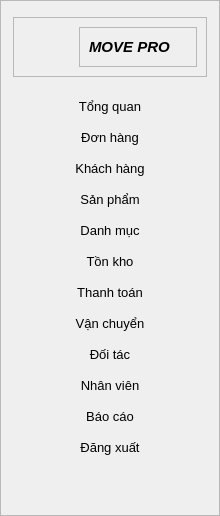
     <widget class="QFrame" name="khungSidebar">
      <property name="minimumSize">
       <size>
        <width>220</width>
        <height>0</height>
       </size>
      </property>
      <property name="maximumSize">
       <size>
        <width>220</width>
        <height>16777215</height>
       </size>
      </property>
      <property name="font">
       <font>
        <pointsize>10</pointsize>
       </font>
      </property>
      <property name="frameShape">
       <enum>QFrame::StyledPanel</enum>
      </property>
      <property name="frameShadow">
       <enum>QFrame::Raised</enum>
      </property>
      <layout class="QVBoxLayout" name="verticalLayout_sidebar">
       <property name="spacing">
        <number>8</number>
       </property>
       <property name="leftMargin">
        <number>12</number>
       </property>
       <property name="topMargin">
        <number>16</number>
       </property>
       <property name="rightMargin">
        <number>12</number>
       </property>
       <property name="bottomMargin">
        <number>16</number>
       </property>
       <item>
        <widget class="QFrame" name="khungFrame">
         <property name="minimumSize">
          <size>
           <width>20</width>
           <height>40</height>
          </size>
         </property>
         <property name="frameShape">
          <enum>QFrame::StyledPanel</enum>
         </property>
         <property name="frameShadow">
          <enum>QFrame::Raised</enum>
         </property>
         <layout class="QHBoxLayout" name="horizontalLayout_2">
          <item>
           <widget class="QLabel" name="label_2">
            <property name="maximumSize">
             <size>
              <width>50</width>
              <height>50</height>
             </size>
            </property>
            <property name="text">
             <string/>
            </property>
            <property name="pixmap">
             <pixmap>../resources/icons/dolly-flatbed-alt.png</pixmap>
            </property>
            <property name="scaledContents">
             <bool>true</bool>
            </property>
           </widget>
          </item>
          <item>
           <widget class="QFrame" name="khungFrame_2">
            <property name="minimumSize">
             <size>
              <width>20</width>
              <height>40</height>
             </size>
            </property>
            <property name="frameShape">
             <enum>QFrame::StyledPanel</enum>
            </property>
            <property name="frameShadow">
             <enum>QFrame::Raised</enum>
            </property>
            <widget class="QLabel" name="label_4">
             <property name="geometry">
              <rect>
               <x>10</x>
               <y>10</y>
               <width>101</width>
               <height>21</height>
              </rect>
             </property>
             <property name="text">
              <string>&lt;html&gt;&lt;head/&gt;&lt;body&gt;&lt;p&gt;&lt;span style=&quot; font-size:11pt; font-weight:600; font-style:italic;&quot;&gt;MOVE PRO&lt;/span&gt;&lt;/p&gt;&lt;/body&gt;&lt;/html&gt;</string>
             </property>
             <property name="scaledContents">
              <bool>false</bool>
             </property>
            </widget>
           </widget>
          </item>
         </layout>
        </widget>
       </item>
       <item>
        <spacer name="verticalSpacer_2">
         <property name="orientation">
          <enum>Qt::Vertical</enum>
         </property>
         <property name="sizeType">
          <enum>QSizePolicy::Minimum</enum>
         </property>
         <property name="sizeHint" stdset="0">
          <size>
           <width>20</width>
           <height>10</height>
          </size>
         </property>
        </spacer>
       </item>
       <item>
        <widget class="QPushButton" name="btnTongQuan">
         <property name="text">
          <string>Tổng quan</string>
         </property>
         <property name="icon">
          <iconset>
           <normaloff>../resources/icons/home.png</normaloff>../resources/icons/home.png</iconset>
         </property>
         <property name="flat">
          <bool>true</bool>
         </property>
        </widget>
       </item>
       <item>
        <widget class="QPushButton" name="btnDonhang">
         <property name="text">
          <string>Đơn hàng</string>
         </property>
         <property name="icon">
          <iconset>
           <normaloff>../resources/icons/order-history.png</normaloff>../resources/icons/order-history.png</iconset>
         </property>
         <property name="flat">
          <bool>true</bool>
         </property>
        </widget>
       </item>
       <item>
        <widget class="QPushButton" name="btnKhachHang">
         <property name="text">
          <string>Khách hàng</string>
         </property>
         <property name="icon">
          <iconset>
           <normaloff>../resources/icons/user-bag.png</normaloff>../resources/icons/user-bag.png</iconset>
         </property>
         <property name="flat">
          <bool>true</bool>
         </property>
        </widget>
       </item>
       <item>
        <widget class="QPushButton" name="btnSanPham">
         <property name="text">
          <string>Sản phẩm</string>
         </property>
         <property name="icon">
          <iconset>
           <normaloff>../resources/icons/boxes.png</normaloff>../resources/icons/boxes.png</iconset>
         </property>
         <property name="flat">
          <bool>true</bool>
         </property>
        </widget>
       </item>
       <item>
        <widget class="QPushButton" name="btnDanhMuc">
         <property name="text">
          <string>Danh mục</string>
         </property>
         <property name="icon">
          <iconset>
           <normaloff>../resources/icons/list.png</normaloff>../resources/icons/list.png</iconset>
         </property>
         <property name="flat">
          <bool>true</bool>
         </property>
        </widget>
       </item>
       <item>
        <widget class="QPushButton" name="btnTonKho">
         <property name="text">
          <string>Tồn kho</string>
         </property>
         <property name="icon">
          <iconset>
           <normaloff>../resources/icons/box-open.png</normaloff>../resources/icons/box-open.png</iconset>
         </property>
         <property name="flat">
          <bool>true</bool>
         </property>
        </widget>
       </item>
       <item>
        <widget class="QPushButton" name="btnThanhToan">
         <property name="text">
          <string>Thanh toán</string>
         </property>
         <property name="icon">
          <iconset>
           <normaloff>../resources/icons/payroll-check.png</normaloff>../resources/icons/payroll-check.png</iconset>
         </property>
         <property name="flat">
          <bool>true</bool>
         </property>
        </widget>
       </item>
       <item>
        <widget class="QPushButton" name="btnVanChuyen">
         <property name="text">
          <string>Vận chuyển</string>
         </property>
         <property name="icon">
          <iconset>
           <normaloff>../resources/icons/truck-side.png</normaloff>../resources/icons/truck-side.png</iconset>
         </property>
         <property name="flat">
          <bool>true</bool>
         </property>
        </widget>
       </item>
       <item>
        <widget class="QPushButton" name="pushButton_2">
         <property name="text">
          <string>Đối tác</string>
         </property>
         <property name="icon">
          <iconset>
           <normaloff>../resources/icons/people-network-partner.png</normaloff>../resources/icons/people-network-partner.png</iconset>
         </property>
         <property name="flat">
          <bool>true</bool>
         </property>
        </widget>
       </item>
       <item>
        <widget class="QPushButton" name="btnNhanVien">
         <property name="text">
          <string>Nhân viên</string>
         </property>
         <property name="icon">
          <iconset>
           <normaloff>../resources/icons/employee-man-alt.png</normaloff>../resources/icons/employee-man-alt.png</iconset>
         </property>
         <property name="flat">
          <bool>true</bool>
         </property>
        </widget>
       </item>
       <item>
        <widget class="QPushButton" name="btnBaoCao">
         <property name="text">
          <string>Báo cáo</string>
         </property>
         <property name="icon">
          <iconset>
           <normaloff>../resources/icons/big-data-analytics.png</normaloff>../resources/icons/big-data-analytics.png</iconset>
         </property>
         <property name="flat">
          <bool>true</bool>
         </property>
        </widget>
       </item>
       <item>
        <widget class="QPushButton" name="btnDangXuat">
         <property name="text">
          <string>Đăng xuất</string>
         </property>
         <property name="icon">
          <iconset>
           <normaloff>../resources/icons/exit.png</normaloff>../resources/icons/exit.png</iconset>
         </property>
         <property name="flat">
          <bool>true</bool>
         </property>
        </widget>
       </item>
       <item>
        <spacer name="verticalSpacer">
         <property name="orientation">
          <enum>Qt::Vertical</enum>
         </property>
         <property name="sizeHint" stdset="0">
          <size>
           <width>20</width>
           <height>40</height>
          </size>
         </property>
        </spacer>
       </item>
      </layout>
     </widget>
